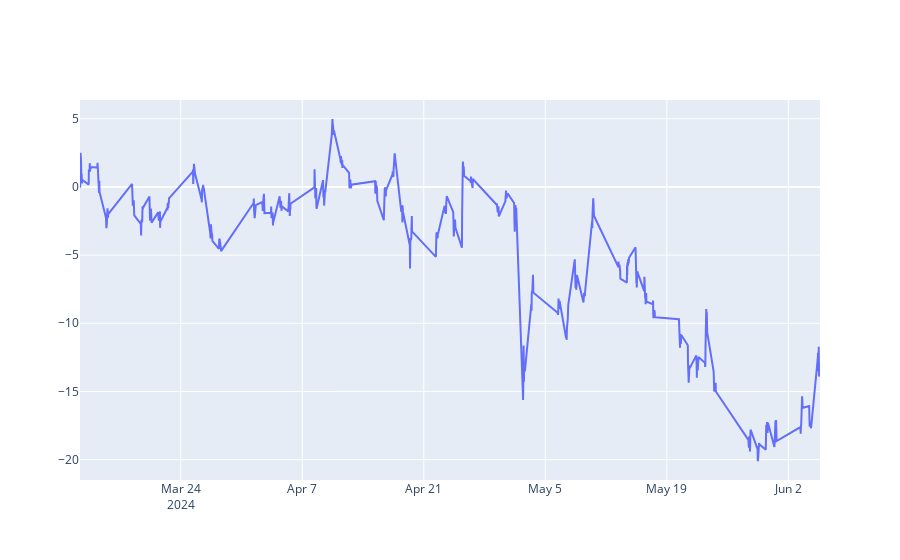

Notebook cell for this chart:
### Code cell
# Plot the difference between the two tickers

fig = go.Figure()
fig.add_trace(go.Scatter(x=tsm_qcom_dif.index, y=tsm_qcom_dif, name='TSM-QCOM'))

fig.show()

### Figure 1 — Plotly figure (JSON) as saved in the notebook; plotly's stock layout.template omitted (floating-point values rounded to 4 significant figures; data arrays with more than 128 entries replaced by an {"elided": "..."} marker saying what was removed)
{"data": [{"name": "TSM-QCOM", "type": "scatter", "x": {"elided": "780 str values"}, "y": {"elided": "780 float values"}}], "layout": {}}
